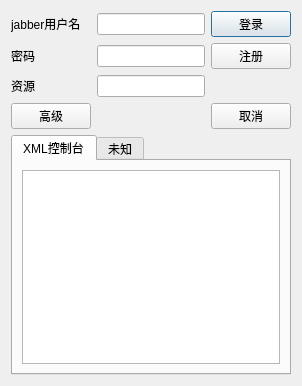
<?xml version="1.0" encoding="UTF-8"?>
<ui version="4.0">
 <class>LoginDialog</class>
 <widget class="QDialog" name="LoginDialog">
  <property name="geometry">
   <rect>
    <x>0</x>
    <y>0</y>
    <width>368</width>
    <height>379</height>
   </rect>
  </property>
  <property name="sizePolicy">
   <sizepolicy hsizetype="Preferred" vsizetype="Preferred">
    <horstretch>0</horstretch>
    <verstretch>0</verstretch>
   </sizepolicy>
  </property>
  <property name="minimumSize">
   <size>
    <width>0</width>
    <height>0</height>
   </size>
  </property>
  <property name="windowTitle">
   <string>登录</string>
  </property>
  <layout class="QGridLayout" name="gridLayout">
   <property name="sizeConstraint">
    <enum>QLayout::SetFixedSize</enum>
   </property>
   <item row="0" column="0">
    <layout class="QGridLayout" name="topLayout">
     <item row="0" column="0">
      <widget class="QLabel" name="label">
       <property name="text">
        <string>jabber用户名</string>
       </property>
       <property name="buddy">
        <cstring>IDEdit</cstring>
       </property>
      </widget>
     </item>
     <item row="0" column="1">
      <widget class="QLineEdit" name="IDEdit"/>
     </item>
     <item row="1" column="0">
      <widget class="QLabel" name="label_2">
       <property name="text">
        <string>密码</string>
       </property>
       <property name="buddy">
        <cstring>passEdit</cstring>
       </property>
      </widget>
     </item>
     <item row="1" column="1">
      <widget class="QLineEdit" name="passEdit">
       <property name="echoMode">
        <enum>QLineEdit::Password</enum>
       </property>
      </widget>
     </item>
     <item row="2" column="0">
      <widget class="QLabel" name="label_3">
       <property name="text">
        <string>资源</string>
       </property>
       <property name="buddy">
        <cstring>resourceEdit</cstring>
       </property>
      </widget>
     </item>
     <item row="2" column="1">
      <widget class="QLineEdit" name="resourceEdit"/>
     </item>
     <item row="3" column="0">
      <widget class="QPushButton" name="advanceButton">
       <property name="text">
        <string>高级</string>
       </property>
       <property name="checkable">
        <bool>true</bool>
       </property>
      </widget>
     </item>
     <item row="3" column="1">
      <spacer name="horizontalSpacer">
       <property name="orientation">
        <enum>Qt::Horizontal</enum>
       </property>
       <property name="sizeHint" stdset="0">
        <size>
         <width>40</width>
         <height>20</height>
        </size>
       </property>
      </spacer>
     </item>
     <item row="3" column="2">
      <widget class="QPushButton" name="cancelButton">
       <property name="text">
        <string>取消</string>
       </property>
      </widget>
     </item>
     <item row="0" column="2">
      <widget class="QPushButton" name="loginButton">
       <property name="text">
        <string>登录</string>
       </property>
       <property name="default">
        <bool>true</bool>
       </property>
      </widget>
     </item>
     <item row="1" column="2">
      <widget class="QPushButton" name="registerButton">
       <property name="text">
        <string>注册</string>
       </property>
      </widget>
     </item>
    </layout>
   </item>
   <item row="1" column="0">
    <widget class="QTabWidget" name="advanceTabWidget">
     <property name="sizePolicy">
      <sizepolicy hsizetype="Preferred" vsizetype="Preferred">
       <horstretch>0</horstretch>
       <verstretch>0</verstretch>
      </sizepolicy>
     </property>
     <property name="currentIndex">
      <number>0</number>
     </property>
     <widget class="QWidget" name="tab">
      <attribute name="title">
       <string>XML控制台</string>
      </attribute>
      <layout class="QGridLayout" name="gridLayout_2">
       <item row="0" column="0">
        <widget class="QTextEdit" name="controlEdit"/>
       </item>
      </layout>
     </widget>
     <widget class="QWidget" name="tab_2">
      <attribute name="title">
       <string>未知</string>
      </attribute>
     </widget>
    </widget>
   </item>
  </layout>
 </widget>
 <tabstops>
  <tabstop>IDEdit</tabstop>
  <tabstop>passEdit</tabstop>
  <tabstop>resourceEdit</tabstop>
  <tabstop>loginButton</tabstop>
  <tabstop>registerButton</tabstop>
  <tabstop>cancelButton</tabstop>
  <tabstop>advanceButton</tabstop>
  <tabstop>advanceTabWidget</tabstop>
  <tabstop>controlEdit</tabstop>
 </tabstops>
 <resources/>
 <connections>
  <connection>
   <sender>advanceButton</sender>
   <signal>toggled(bool)</signal>
   <receiver>advanceTabWidget</receiver>
   <slot>setVisible(bool)</slot>
   <hints>
    <hint type="sourcelabel">
     <x>46</x>
     <y>122</y>
    </hint>
    <hint type="destinationlabel">
     <x>48</x>
     <y>169</y>
    </hint>
   </hints>
  </connection>
  <connection>
   <sender>cancelButton</sender>
   <signal>clicked()</signal>
   <receiver>LoginDialog</receiver>
   <slot>reject()</slot>
   <hints>
    <hint type="sourcelabel">
     <x>316</x>
     <y>119</y>
    </hint>
    <hint type="destinationlabel">
     <x>320</x>
     <y>86</y>
    </hint>
   </hints>
  </connection>
 </connections>
</ui>
